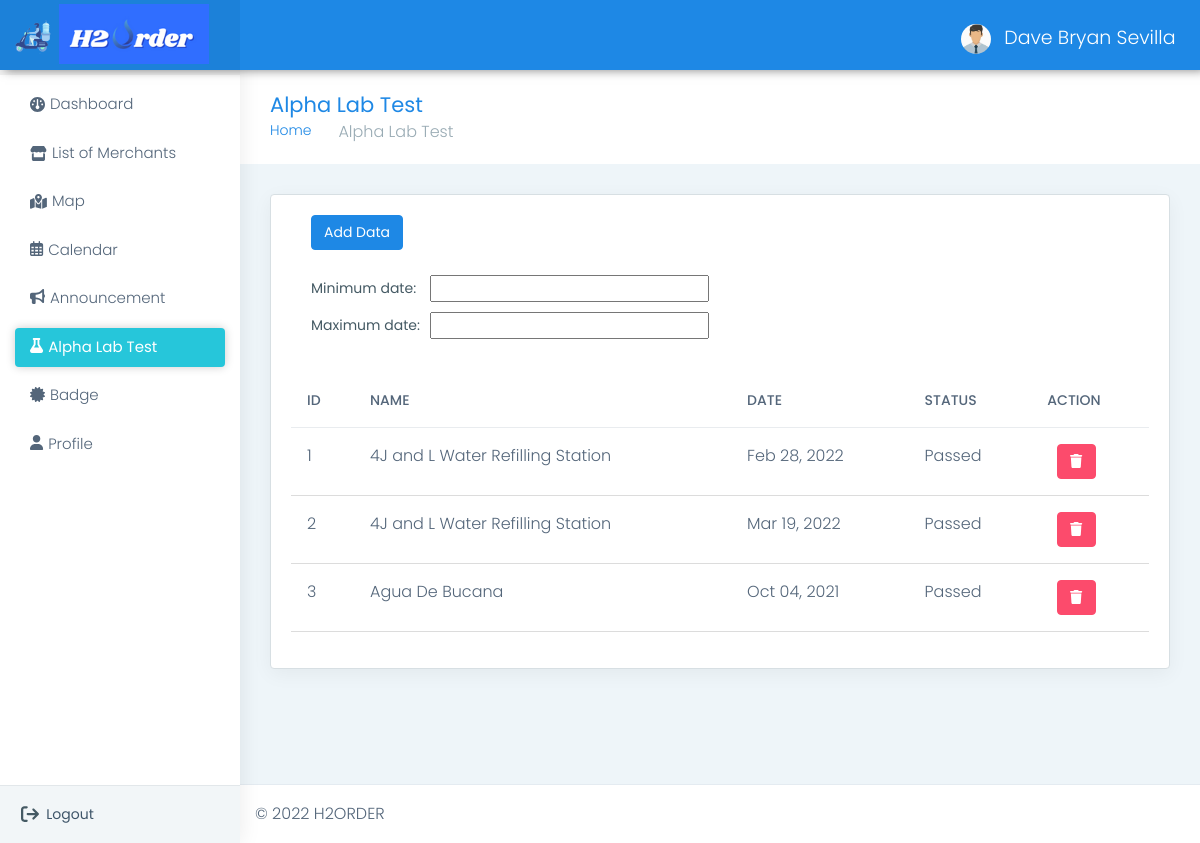
The app's page /admin/inspection.php (signed in) with its own data.
### tables this page shows
CREATE TABLE `inspection` (
  `inspection_id` int(11) NOT NULL,
  `merchant_id` int(11) NOT NULL,
  `date` timestamp NOT NULL DEFAULT CURRENT_TIMESTAMP ON UPDATE CURRENT_TIMESTAMP,
  `status` varchar(50) NOT NULL
);

CREATE TABLE `merchant` (
  `merchant_id` int(11) NOT NULL,
  `username` varchar(255) NOT NULL,
  `password` varchar(255) NOT NULL,
  `business_name` varchar(255) NOT NULL,
  `owner` varchar(255) NOT NULL,
  `address` varchar(255) NOT NULL,
  `barangay` varchar(255) NOT NULL,
  `email` varchar(255) NOT NULL,
  `contact_number` varchar(255) NOT NULL,
  `image` varchar(255) NOT NULL,
  `latitude` varchar(255) NOT NULL,
  `longitude` varchar(255) NOT NULL,
  `opening` time NOT NULL,
  `closing` time NOT NULL,
  `status` varchar(255) NOT NULL
);

### admin/name.php (called while the page is built, shortened)
<?php
	require 'connect.php';
	$query = $conn->query("SELECT * FROM `admin` WHERE `admin_id` = '$_SESSION[admin_id]'") or die(mysqli_error());
	$fetch = $query->fetch_array();
?>

### admin/inspection.php (the view, shortened to what this page needs)
<!DOCTYPE html>
<?php
    require 'name.php';
?>
<html dir="ltr" lang="en">
<head>
    <link href="css/style.min.css" rel="stylesheet">
<link rel="stylesheet" href="https://cdn.datatables.net/1.10.21/css/dataTables.bootstrap4.min.css">
 <link rel='stylesheet' href='https://cdn.datatables.net/buttons/1.2.2/css/buttons.bootstrap.min.css'>
<link rel='stylesheet' href='https://cdn.datatables.net/1.10.24/css/jquery.dataTables.min.css'>
<link rel='stylesheet' href='https://cdn.datatables.net/datetime/1.0.3/css/dataTables.dateTime.min.css'>
</head>
<body>
    <div id="main-wrapper" data-layout="vertical" data-navbarbg="skin5" data-sidebartype="full"
        data-sidebar-position="absolute" data-header-position="absolute" data-boxed-layout="full">
        <header class="topbar" data-navbarbg="skin6">
            <nav class="navbar top-navbar navbar-expand-md navbar-dark">
                <div class="navbar-header" data-logobg="skin6">
                   <a class="navbar-brand ms-4" href="adminhome.php">
                        <b class="logo-icon">
                            <img src="assets/images/logo.png" style="height: 60px; margin-top: 15px; margin-left:-20px" alt="homepage" class="dark-logo" />
                        </b>
                        <span class="logo-text">
                            <img src="assets/images/H3.png" style="width: 150px; margin-left: -10px;margin-top:-10px" alt="homepage" class="dark-logo" />
                        </span>
                    </a>
                </div>
                <div class="navbar-collapse collapse" id="navbarSupportedContent" data-navbarbg="skin5">
                    <ul class="navbar-nav me-auto mt-md-0 ">
                        <li class="nav-item search-box">
                            <a class="nav-link text-muted" href="javascript:void(0)"><i class="ti-search"></i></a>
                        </li>
                    </ul>
                    <ul class="navbar-nav">
                        <li class="nav-item dropdown">
                            <a class="nav-link dropdown-toggle text-muted waves-effect waves-dark" href="#" id="navbarDropdown" role="button" data-bs-toggle="dropdown" aria-expanded="false">
                                <img src = "photo/<?php echo $fetch['photo']?>" alt="user" class="profile-pic me-2">
                                <?php echo $fetch['name']?>
                            </a>
                        </li>
                    </ul>
                </div>
            </nav>
        </header>
        <aside class="left-sidebar" data-sidebarbg="skin6">
            <div class="scroll-sidebar">
                  <?php include 'navbar.php' ?>
            </div>
            <div class="sidebar-footer">
                <div class="row">
                    <div class="col-4 link-wrap">
                        <a href="logout.php" class="link" data-toggle="tooltip" title="" data-original-title="Logout"><i class="fa-solid fa-arrow-right-from-bracket"></i></a>
                    </div>
                    <div class="col-4 link-wrap" style="margin-left:-50px; margin-top: 3px">
                          Logout
                    </div>
                </div>
            </div>
        </aside>
        <div class="page-wrapper">
            <div class="page-breadcrumb">
                <div class="row align-items-center">
                    <div class="col-md-6 col-8 align-self-center">
                        <h3 class="page-title mb-0 p-0">Alpha Lab Test</h3>
                        <div class="d-flex align-items-center">
                            <nav aria-label="breadcrumb">
                                <ol class="breadcrumb">
                                    <li class="breadcrumb-item"><a href="#">Home</a></li>
                                    <li class="breadcrumb-item active" aria-current="page">Alpha Lab Test</li>
                                </ol>
                            </nav>
                        </div>
                    </div>
                </div>
            </div>
            <div class="container-fluid">
                <div class="row">
                    <div class="col-sm-12">
                        <div class="card">
                            <div class="card-body">
                                <div class="table-responsive">
<button type="button" class="btn btn-info" data-bs-toggle="modal" data-bs-target="#myModal"
 style="margin-left: 20px; margin-bottom: 20px; color: white;">
  Add Data
</button>
            <?php require_once 'add_query_inspection.php'?>
     <br>
<table border="0" cellspacing="5" cellpadding="5" style="margin-left: 15px; margin-bottom:30px;">
        <tbody><tr>
            <td>Minimum date:</td>
            <td><input type="text" id="min" name="min"></td>
        </tr>
        <tr>
            <td>Maximum date:</td>
            <td><input type="text" id="max" name="max"></td>
        </tr>
    </tbody>
</table>
                                    <table id="table" class="table user-table">
                                        <thead>
                                            <tr>
                                                <th class="border-top-0">ID</th>
                                                <th class="border-top-0">NAME</th>
                                                <th class="border-top-0">DATE</th>
                                                <th class="border-top-0">STATUS</th>
                                                <th class="border-top-0">ACTION</th>
                                            </tr>
                                        </thead>
                                        <tbody>
                                             <?php
                                                 $query = $conn->query("SELECT inspection.inspection_id, merchant.business_name,
                                                          inspection.date,inspection.status
                                                 FROM merchant RIGHT JOIN inspection
                                                 ON merchant.merchant_id = inspection.merchant_id ") or die(mysqli_error());
                                                 while($fetch = $query->fetch_array()){
                                              ?>
                                            <tr>
                                                <td><?php echo $fetch['inspection_id']?></td>
                                                <td><?php echo $fetch['business_name']?></td>
                                                <td><?php echo date("M d, Y", strtotime($fetch['date']))?></td>
                                                <td><?php echo $fetch['status']?></td>
                                                <td><a class = "btn btn-danger" href="delete_inspection.php?inspection_id=<?php echo $fetch['inspection_id']?>" onclick = "confirmationDelete(this); return false;"
                                                     style="color:white; margin-left:10px">
                                                    <i class="fa-solid fa-trash"></i></a></td>
                                            </tr>
                                             <?php
                                                }
                                              ?>
                                            </tbody>
                                        </table>
                                    </div>
                                </div>
                            </div>
                        </div>
                    </div>
            </div>
            <footer class="footer"> © 2022 H2ORDER</a>
            </footer>
        </div>
    </div>
</body>
</html>

### admin/inspection.php (style rules this page uses)
tbody, td, tfoot, th, thead, tr { border-color: #DCDCDC; border-style:solid; border-width: 0; }
.btn-info { color: white; }

### records on screen
inspection: inspection_id "1", merchant.business_name "4J and L Water Refilling Station", date "Feb 28, 2022", status "Passed"
inspection: inspection_id "2", merchant.business_name "4J and L Water Refilling Station", date "Mar 19, 2022", status "Passed"
inspection: inspection_id "3", merchant.business_name "Agua De Bucana", date "Oct 04, 2021", status "Passed"

### other values on screen
$fetch['name'] "Dave Bryan Sevilla"
